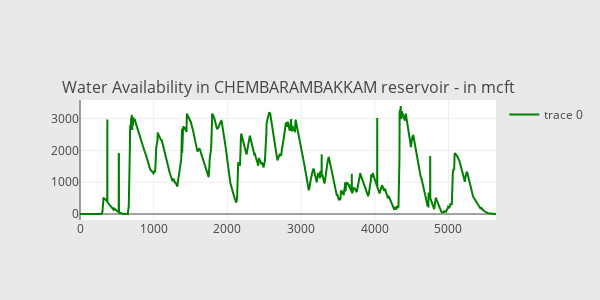

The notebook cell this image was saved under:
### Code cell
scatter_CHEMBARAMBAKKAM = go.Scatter(
        x=df.Date.index[::-1],
        y=df.CHEMBARAMBAKKAM.values[::-1],
        showlegend=True,
        marker=dict(
            color="green",
        ),
    )
subtitles = ["Water Availability in CHEMBARAMBAKKAM reservoir - in mcft"]

fig = tools.make_subplots(rows=1, cols=1, vertical_spacing=0.08,
                          subplot_titles=subtitles)
fig.append_trace(scatter_CHEMBARAMBAKKAM, 1, 1)
fig['layout'].update(height=300, width=600, paper_bgcolor='rgb(233,233,233)')
py.iplot(fig, filename='res-plots')

### Figure 1 — Plotly figure (JSON) as saved in the notebook; plotly's stock layout.template omitted (floating-point values rounded to 4 significant figures; data arrays with more than 128 entries replaced by an {"elided": "..."} marker saying what was removed)
{"data": [{"marker": {"color": "green"}, "showlegend": true, "type": "scatter", "uid": "7c75eaca-59aa-4abf-9f8b-867ff0a98d3f", "x": {"elided": "5647 int values"}, "xaxis": "x", "y": {"elided": "5647 float values"}, "yaxis": "y"}], "layout": {"annotations": [{"font": {"size": 16}, "showarrow": false, "text": "Water Availability in CHEMBARAMBAKKAM reservoir - in mcft", "x": 0.5, "xanchor": "center", "xref": "paper", "y": 1, "yanchor": "bottom", "yref": "paper"}], "height": 300, "paper_bgcolor": "rgb(233,233,233)", "width": 600, "xaxis": {"anchor": "y", "domain": [0, 1]}, "yaxis": {"anchor": "x", "domain": [0, 1]}}}
